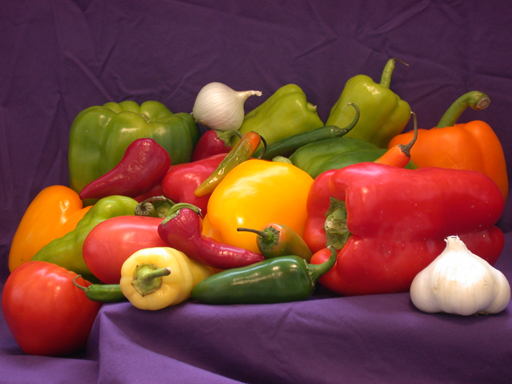
#> input picture peppers.png, 512 x 384 px
$ python rgbConvert.py
#> lines starting #> are read from the running program, lines starting #| are printed output that depends on the picture
___author__ = 'kai'

import cv2
import numpy as np
import matplotlib.pyplot as plt

def rgbConvert(I, dstColorSpace):
    """
    Convert RGB image to other color spaces
    :param I : src image
    :param dstColorSpace: dst color space
    """
    colorSpaces = {'gray': cv2.COLOR_RGB2GRAY, 'luv': cv2.COLOR_RGB2LUV, 'hsv':cv2.COLOR_RGB2HSV}
    if dstColorSpace not in colorSpaces.keys():
        return I.astype(np.single) / 255
    else:
        return cv2.cvtColor(I, colorSpaces[dstColorSpace]).astype(np.single) / 255


if __name__ == '__main__':
    img = cv2.imread('peppers.png')
#> img is the input picture: shape (384, 512, 3); mean B, G, R 57.6, 66.4, 120.8
    img = cv2.cvtColor(img, cv2.COLOR_BGR2RGB)

    img_hsv = rgbConvert(img, 'hsv')
#> in rgbConvert, `return cv2.cvtColor(I, colorSpaces[dstColorSpace]).astype(np.single) /..`:
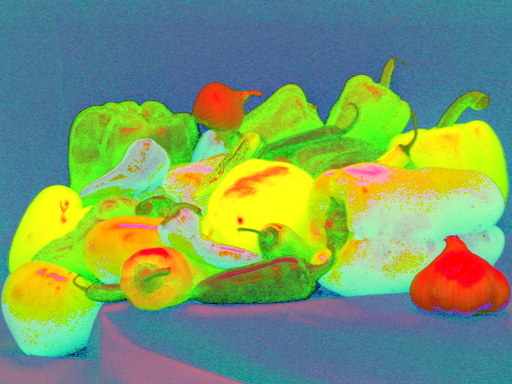
#> returned value: shape (384, 512, 3) float32; mean of channels 0, 1, 2 0.402, 0.617, 0.481; drawn as B, G, R
    img_luv = rgbConvert(img, 'luv')
#> call 2 of rgbConvert, with dstColorSpace = 'luv'
#> in rgbConvert (call 2), `return cv2.cvtColor(I, colorSpaces[dstColorSpace]).astype(np.single) /..`:
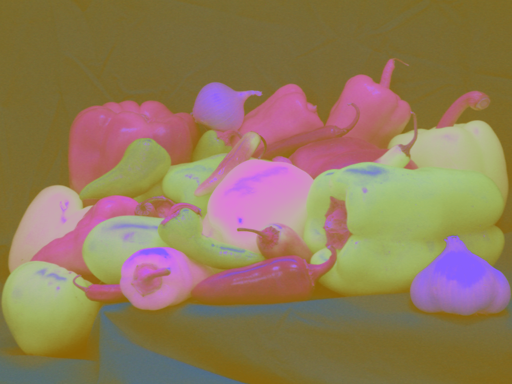
#> returned value: shape (384, 512, 3) float32; mean of channels 0, 1, 2 0.352, 0.48, 0.568; drawn as B, G, R
    img_gray = rgbConvert(img, 'gray')
#> call 3 of rgbConvert, with dstColorSpace = 'gray'
#> in rgbConvert (call 3), `return cv2.cvtColor(I, colorSpaces[dstColorSpace]).astype(np.single) /..`:
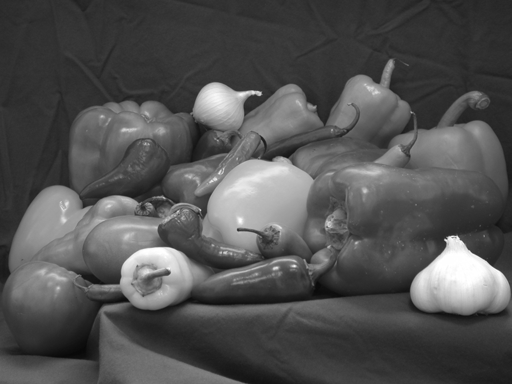
#> returned value: shape (384, 512) float32; min 0.0314, max 1, mean 0.32

    plt.subplot(1, 3, 1)
    plt.imshow(img_gray)
    plt.subplot(1, 3, 2)
    plt.imshow(img_hsv)
    plt.subplot(1, 3, 3)
    plt.imshow(img_luv)
    plt.show()
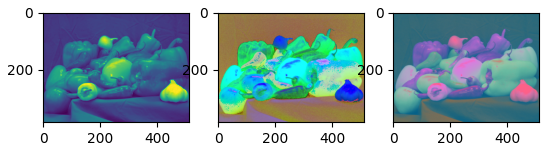
#> figure drawn by matplotlib, 3 panels

$ run again, with 15505.jpg saved as peppers.png
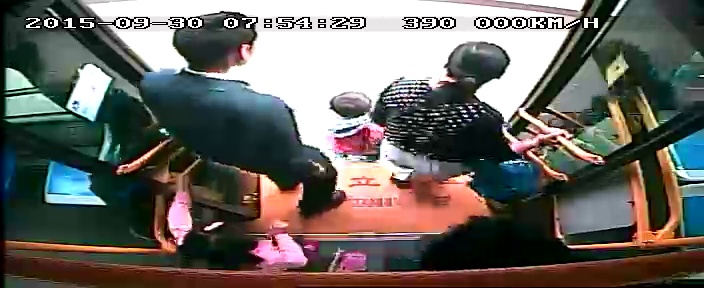
#> input picture 15505.jpg, 704 x 288 px
#> img is the input picture: shape (288, 704, 3); mean B, G, R 96.5, 101.5, 105
#> in rgbConvert (call 2), `return cv2.cvtColor(I, colorSpaces[dstColorSpace]).astype(np.single) /..`:
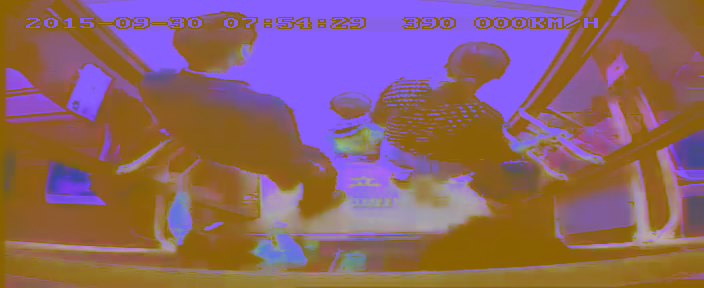
#> returned value: shape (288, 704, 3) float32; mean of channels 0, 1, 2 0.414, 0.393, 0.548; drawn as B, G, R
#> `plt.show()`:
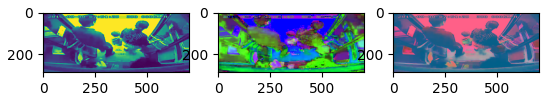
#> figure drawn by matplotlib, 3 panels

$ run again, with 21949.jpg saved as peppers.png
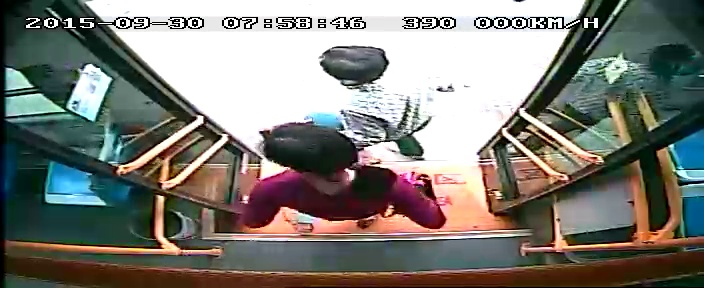
#> input picture 21949.jpg, 704 x 288 px
#> img is the input picture: shape (288, 704, 3); mean B, G, R 118.4, 124.9, 125.6
#> in rgbConvert (call 2), `return cv2.cvtColor(I, colorSpaces[dstColorSpace]).astype(np.single) /..`:
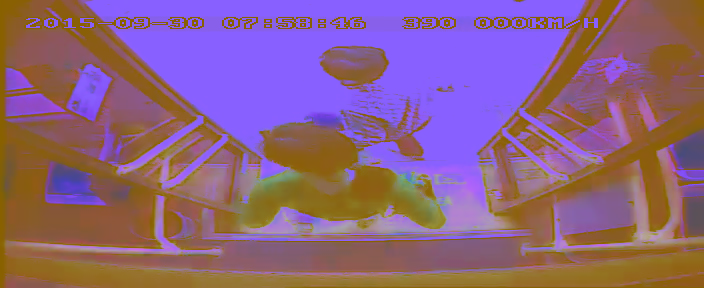
#> returned value: shape (288, 704, 3) float32; mean of channels 0, 1, 2 0.505, 0.386, 0.551; drawn as B, G, R
#> `plt.show()`:
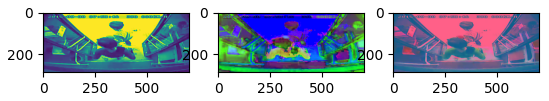
#> figure drawn by matplotlib, 3 panels

$ run again, with 505.jpg saved as peppers.png
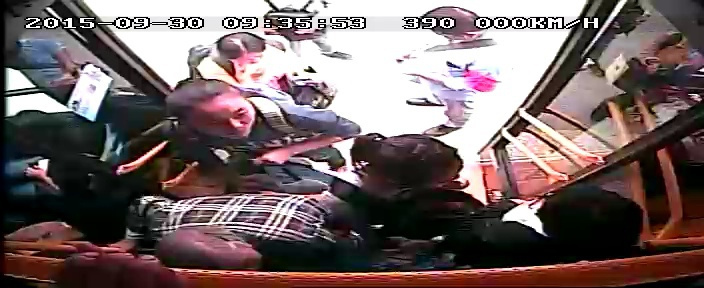
#> input picture 505.jpg, 704 x 288 px
#> img is the input picture: shape (288, 704, 3); mean B, G, R 100.4, 100.2, 115.9
#> in rgbConvert (call 2), `return cv2.cvtColor(I, colorSpaces[dstColorSpace]).astype(np.single) /..`:
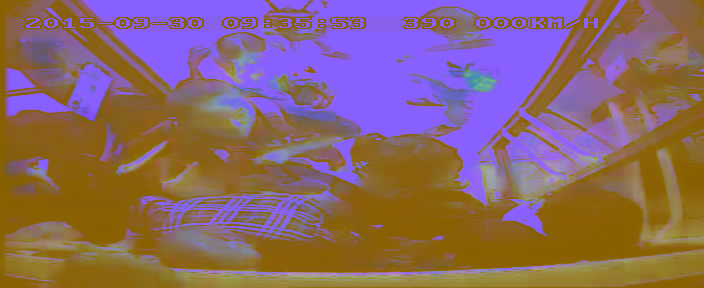
#> returned value: shape (288, 704, 3) float32; mean of channels 0, 1, 2 0.418, 0.405, 0.54; drawn as B, G, R
#> `plt.show()`:
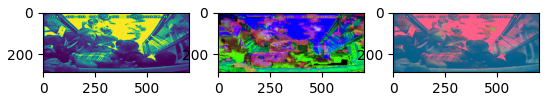
#> figure drawn by matplotlib, 3 panels
